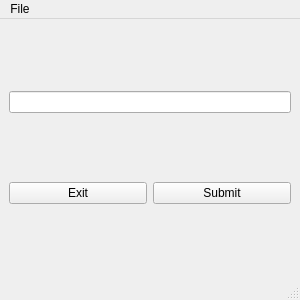
<?xml version="1.0" encoding="UTF-8"?>
<ui version="4.0">
 <class>MainWindow</class>
 <widget class="QMainWindow" name="MainWindow">
  <property name="geometry">
   <rect>
    <x>0</x>
    <y>0</y>
    <width>300</width>
    <height>300</height>
   </rect>
  </property>
  <property name="minimumSize">
   <size>
    <width>300</width>
    <height>300</height>
   </size>
  </property>
  <property name="windowTitle">
   <string>My Qt Window</string>
  </property>
  <widget class="QWidget" name="centralwidget">
   <layout class="QVBoxLayout" name="verticalLayout">
    <item>
     <widget class="QLineEdit" name="edt_msg"/>
    </item>
    <item>
     <layout class="QHBoxLayout" name="horizontalLayout">
      <item>
       <widget class="QPushButton" name="btn_exit">
        <property name="text">
         <string>Exit</string>
        </property>
       </widget>
      </item>
      <item>
       <widget class="QPushButton" name="btn_submit">
        <property name="text">
         <string>Submit</string>
        </property>
       </widget>
      </item>
     </layout>
    </item>
   </layout>
  </widget>
  <widget class="QMenuBar" name="menubar">
   <property name="geometry">
    <rect>
     <x>0</x>
     <y>0</y>
     <width>300</width>
     <height>21</height>
    </rect>
   </property>
   <widget class="QMenu" name="menuFile">
    <property name="title">
     <string>File</string>
    </property>
    <addaction name="actionExit"/>
   </widget>
   <addaction name="menuFile"/>
  </widget>
  <widget class="QStatusBar" name="statusbar"/>
  <action name="actionExit">
   <property name="text">
    <string>Exit</string>
   </property>
   <property name="iconVisibleInMenu">
    <bool>true</bool>
   </property>
  </action>
 </widget>
 <resources/>
 <connections/>
</ui>
